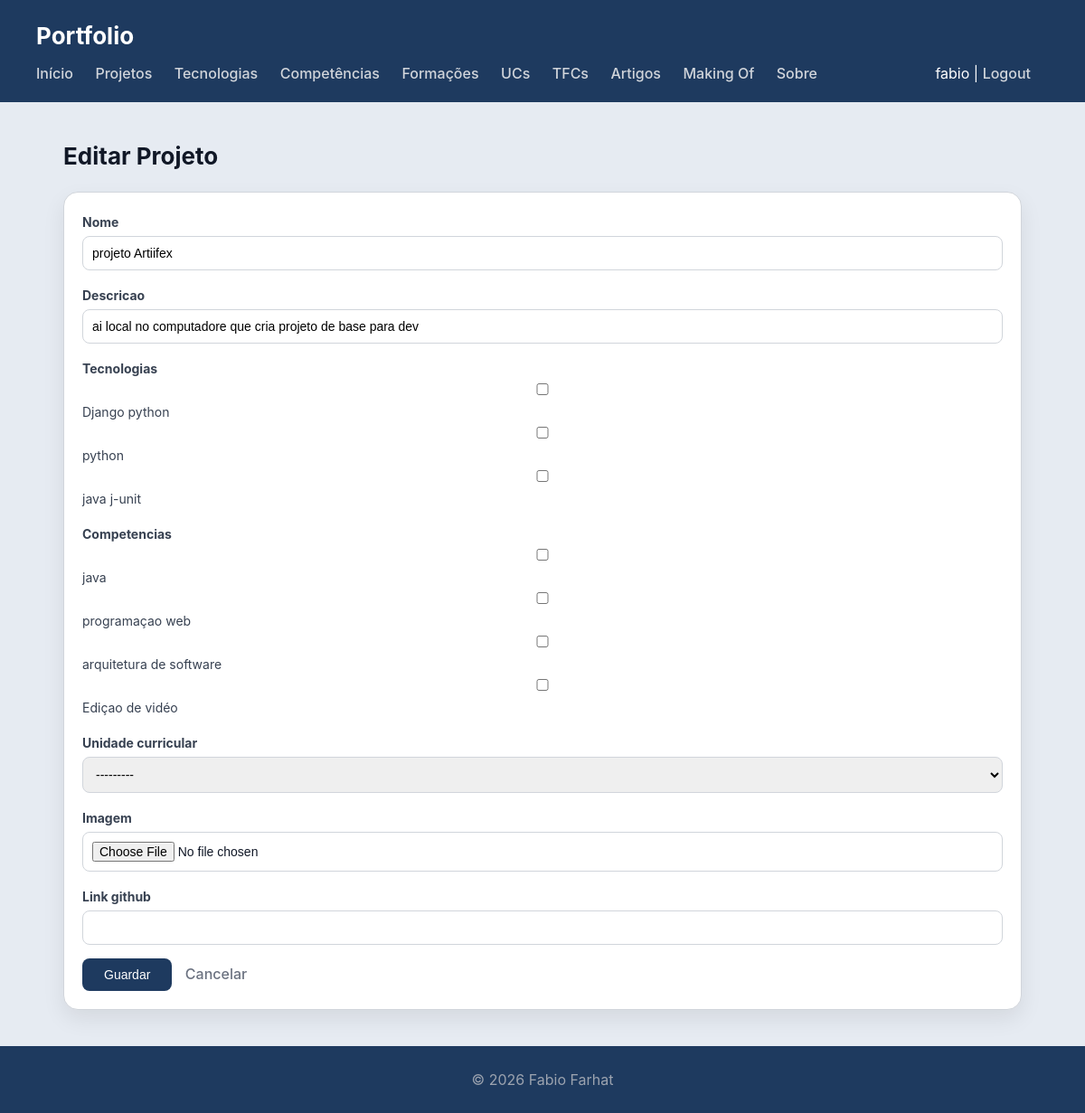
The app's page /portfolio/projetos/editar/1/ (signed in) with its own data.
### portfolio/models.py (models this page shows, shortened)
class Projeto(models.Model):
    nome = models.CharField(max_length=200)
    descricao = models.CharField(max_length=1000, blank=True)
    tecnologias = models.ManyToManyField(Tecnologia, blank=True)
    competencias = models.ManyToManyField(Competencia, blank=True)
    unidade_curricular = models.ForeignKey(UnidadeCurricular, on_delete=models.SET_NULL, null=True, blank=True)  # NOVO
    imagem = models.ImageField(upload_to='projetos/', blank=True, null=True)
    link_github = models.URLField(blank=True)
    class Meta:
        verbose_name_plural = "Projetos"

### portfolio/views.py (the view)
# urls.py: path('projetos/editar/<int:id>/', views.projeto_editar_view, name="projeto_editar"),
@login_required(login_url='/accounts/login/')
def projeto_editar_view(request, id):
    if not is_gestor(request.user):
        return redirect('portfolio:projetos')
    projeto = get_object_or_404(Projeto, id=id)
    if request.method == 'POST':
        form = ProjetoForm(request.POST, request.FILES, instance=projeto)
        if form.is_valid():
            form.save()
            return redirect('portfolio:projetos')
    else:
        form = ProjetoForm(instance=projeto)
    return render(request, 'portfolio/projeto_form.html', {'form': form, 'titulo': 'Editar Projeto'})

### portfolio/forms.py
class ProjetoForm(forms.ModelForm):
    class Meta:
        model = Projeto
        fields = ['nome', 'descricao', 'tecnologias', 'competencias',
                  'unidade_curricular', 'imagem', 'link_github']
        widgets = {
            'tecnologias': forms.CheckboxSelectMultiple(),
            'competencias': forms.CheckboxSelectMultiple(),
        }

### portfolio/models.py (called while the page is built)
    def __str__(self):
        return self.nome

    def __str__(self):
        return self.nome

    def __str__(self):
        return f"{self.codigo} — {self.nome}"

### portfolio/views.py (called while the page is built)
def is_gestor(user):
    return user.groups.filter(name='gestor-portfolio').exists()

### portfolio/templates/portfolio/projeto_form.html (shortened to what this page needs)
{% extends "portfolio/base.html" %}
{% block content %}
<h2>{{ titulo }}</h2>
<section>
    <article>
        <form method="post" enctype="multipart/form-data">
            {% for field in form %}
                <div style="margin-bottom: 15px;">
                    <label for="{{ field.id_for_label }}"><strong>{{ field.label }}</strong></label><br>
                    {{ field }}
                </div>
            {% endfor %}
            <button type="submit">Guardar</button>
            <a href="{% url 'portfolio:projetos' %}">Cancelar</a>
        </form>
    </article>
</section>
{% endblock %}

### portfolio/templates/portfolio/base.html (shortened to what this page needs)
<!DOCTYPE html>
<html lang="pt">
<head>
    {% load static %}
    <link rel="stylesheet" href="{% static 'portfolio/styles.css' %}">
</head>
<body>
    <header>
        <h1>Portfolio</h1>
        <nav>
            <a href="{% url 'portfolio:index' %}">Início</a>
            <a href="{% url 'portfolio:projetos' %}">Projetos</a>
            <a href="{% url 'portfolio:tecnologias' %}">Tecnologias</a>
            <a href="{% url 'portfolio:competencias' %}">Competências</a>
            <a href="{% url 'portfolio:formacoes' %}">Formações</a>
            <a href="{% url 'portfolio:ucs' %}">UCs</a>
            <a href="{% url 'portfolio:tfcs' %}">TFCs</a>
            <a href="{% url 'artigos:artigos' %}">Artigos</a>
            <a href="{% url 'portfolio:makingof' %}">Making Of</a>
            <a href="{% url 'portfolio:sobre' %}">Sobre</a>
            {% if user.is_authenticated %}
                <span style="float:right;">
                    {{ user.username }} | <a href="{% url 'accounts:logout' %}">Logout</a>
                </span>
            {% else %}
                <span style="float:right;">
                    <a href="{% url 'accounts:login' %}">Login</a>
                </span>
            {% endif %}
        </nav>
    </header>
    <main>
        {% block content %}
        {% endblock %}
    </main>
    <footer>
        <p>&copy; 2026 Fabio Farhat</p>
    </footer>
</body>
</html>

### portfolio/static/portfolio/styles.css (style rules this page uses)
* { box-sizing: border-box; margin: 0; padding: 0; }
body { font-family: "Inter", "Segoe UI", system-ui, -apple-system, sans-serif; background: #e6ebf2; color: #111827; line-height: 1.5; }
body > header { background: #1e3a5f; color: white; padding: 20px 40px; }
body > header h1 { font-size: 26px; }
body > header nav { margin-top: 10px; }
body > header nav a { color: #d1d5db; margin-right: 20px; text-decoration: none; font-weight: 500; }
main { max-width: 1100px; margin: 40px auto; padding: 0 20px; }
h2 { margin-bottom: 20px; font-size: 26px; }
section > article { background: white; padding: 20px; border-radius: 16px; border: 1px solid #d1d5db; box-shadow: 0 10px 25px rgba(0,0,0,0.08); transition: all 0.25s ease; margin-bottom: 20px; }
article a { color: #1e3a5f; font-weight: 500; }
form label { font-size: 14px; color: #374151; }
form input, form textarea, form select { width: 100%; padding: 10px; border: 1px solid #d1d5db; border-radius: 8px; font-size: 14px; margin-top: 4px; }
form button[type="submit"] { display: inline-block; padding: 10px 24px; background: #1e3a5f; color: white; border: none; border-radius: 8px; font-size: 14px; font-weight: 500; cursor: pointer; margin-right: 10px; transition: background 0.2s; }
form a { color: #6b7280; text-decoration: none; }
footer { text-align: center; padding: 25px; background: #1e3a5f; color: #9ca3af; margin-top: 40px; }

### records on screen
Projeto: form "projeto Artiifex" "ai local no computadore que cria projeto de base para dev" "---------"

### other values on screen
{{ user.username }} "fabio"
{{ titulo }} "Editar Projeto"
{{ field.label }} "Nome" "Descricao" "Tecnologias" "Competencias" "Unidade curricular" "Imagem" "Link github"
